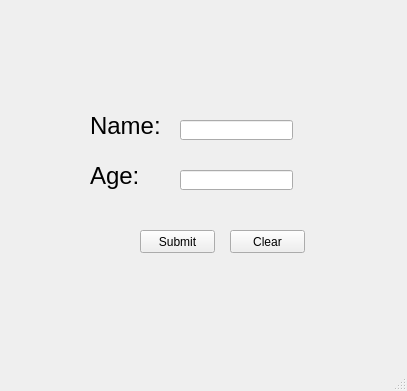
<?xml version="1.0" encoding="UTF-8"?>
<ui version="4.0">
 <class>homeScreen</class>
 <widget class="QMainWindow" name="homeScreen">
  <property name="geometry">
   <rect>
    <x>0</x>
    <y>0</y>
    <width>407</width>
    <height>391</height>
   </rect>
  </property>
  <property name="windowTitle">
   <string>HomeScreen</string>
  </property>
  <widget class="QWidget" name="centralwidget">
   <widget class="QLabel" name="nameLbl">
    <property name="geometry">
     <rect>
      <x>90</x>
      <y>110</y>
      <width>91</width>
      <height>31</height>
     </rect>
    </property>
    <property name="font">
     <font>
      <pointsize>18</pointsize>
     </font>
    </property>
    <property name="text">
     <string>Name:</string>
    </property>
   </widget>
   <widget class="QLabel" name="ageLbl">
    <property name="geometry">
     <rect>
      <x>90</x>
      <y>160</y>
      <width>91</width>
      <height>31</height>
     </rect>
    </property>
    <property name="font">
     <font>
      <pointsize>18</pointsize>
     </font>
    </property>
    <property name="text">
     <string>Age:</string>
    </property>
   </widget>
   <widget class="QLineEdit" name="nameTxt">
    <property name="geometry">
     <rect>
      <x>180</x>
      <y>120</y>
      <width>113</width>
      <height>20</height>
     </rect>
    </property>
   </widget>
   <widget class="QLineEdit" name="ageTxt">
    <property name="geometry">
     <rect>
      <x>180</x>
      <y>170</y>
      <width>113</width>
      <height>20</height>
     </rect>
    </property>
   </widget>
   <widget class="QPushButton" name="submitBtn">
    <property name="geometry">
     <rect>
      <x>140</x>
      <y>230</y>
      <width>75</width>
      <height>23</height>
     </rect>
    </property>
    <property name="text">
     <string>Submit</string>
    </property>
   </widget>
   <widget class="QPushButton" name="clearBtn">
    <property name="geometry">
     <rect>
      <x>230</x>
      <y>230</y>
      <width>75</width>
      <height>23</height>
     </rect>
    </property>
    <property name="text">
     <string>Clear</string>
    </property>
   </widget>
  </widget>
  <widget class="QMenuBar" name="menubar">
   <property name="geometry">
    <rect>
     <x>0</x>
     <y>0</y>
     <width>407</width>
     <height>21</height>
    </rect>
   </property>
  </widget>
  <widget class="QStatusBar" name="statusbar"/>
 </widget>
 <resources/>
 <connections/>
</ui>
